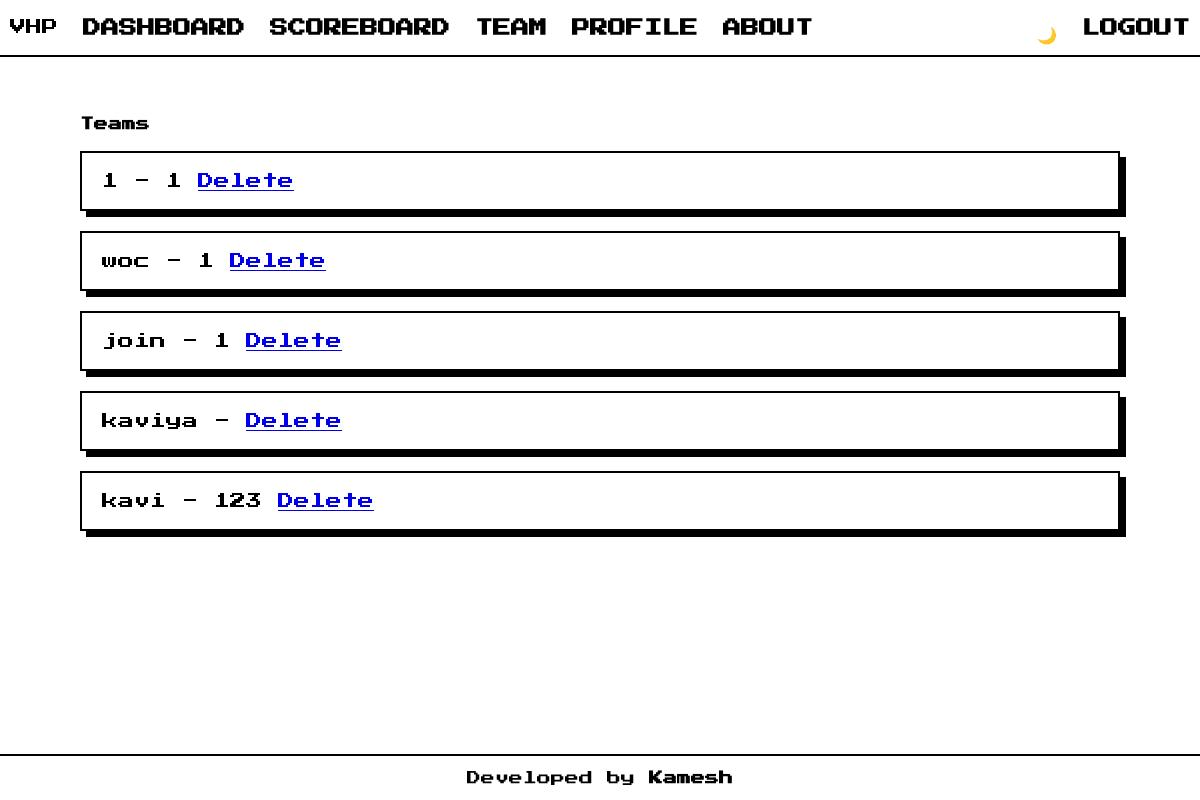
Page /admin/teams (signed in) on the committed database.
### tables this page shows
CREATE TABLE teams (
 id INTEGER PRIMARY KEY,
 name TEXT,
 password TEXT,
 score INTEGER DEFAULT 0
);

### app.py (the view)
@app.route('/admin/teams')
def admin_teams():
    if not is_admin():
        return redirect('/admin_login')
    teams = get_db().execute("SELECT * FROM teams").fetchall()
    return render_template('admin_teams.html', teams=teams)

### app.py (called while the page is built)
def get_db():
    conn = sqlite3.connect("database.db")
    conn.row_factory = sqlite3.Row   # 🔥 use column names instead of index
    return conn

def is_admin():
    return 'admin' in session

### templates/admin_teams.html
{% extends "base.html" %}
{% block content %}
<h2>Teams</h2>
{% for t in teams %}
<div class="card">
{{t[1]}} - {{t[2]}}
<a href="/admin/delete_team/{{t[0]}}">Delete</a>
</div>
{% endfor %}
{% endblock %}

### static/style.css (style rules this page uses)
* { margin: 0; padding: 0; box-sizing: border-box; }
body { background: #ffffff; color: #000; font-family: 'Press Start 2P', monospace; }
.card { background: white; border: 4px solid black; padding: 25px; box-shadow: 6px 6px 0 black; transition: 0.2s; }
h1, h2, h3 { margin-bottom: 20px; font-size: 14px; }
h2 { margin-bottom: 20px; }
.profile-box, .card { margin-bottom: 20px; }
.card { margin-bottom: 20px; padding: 15px; }
.card { padding: 20px; border: 2px solid black; }
body { min-height: 100vh; display: flex; flex-direction: column; }

### rows in the picture
teams: name "1", password "1"
teams: name "woc", password "1"
teams: name "join", password "1"
teams: name "kaviya"
teams: name "kavi", password "123"
